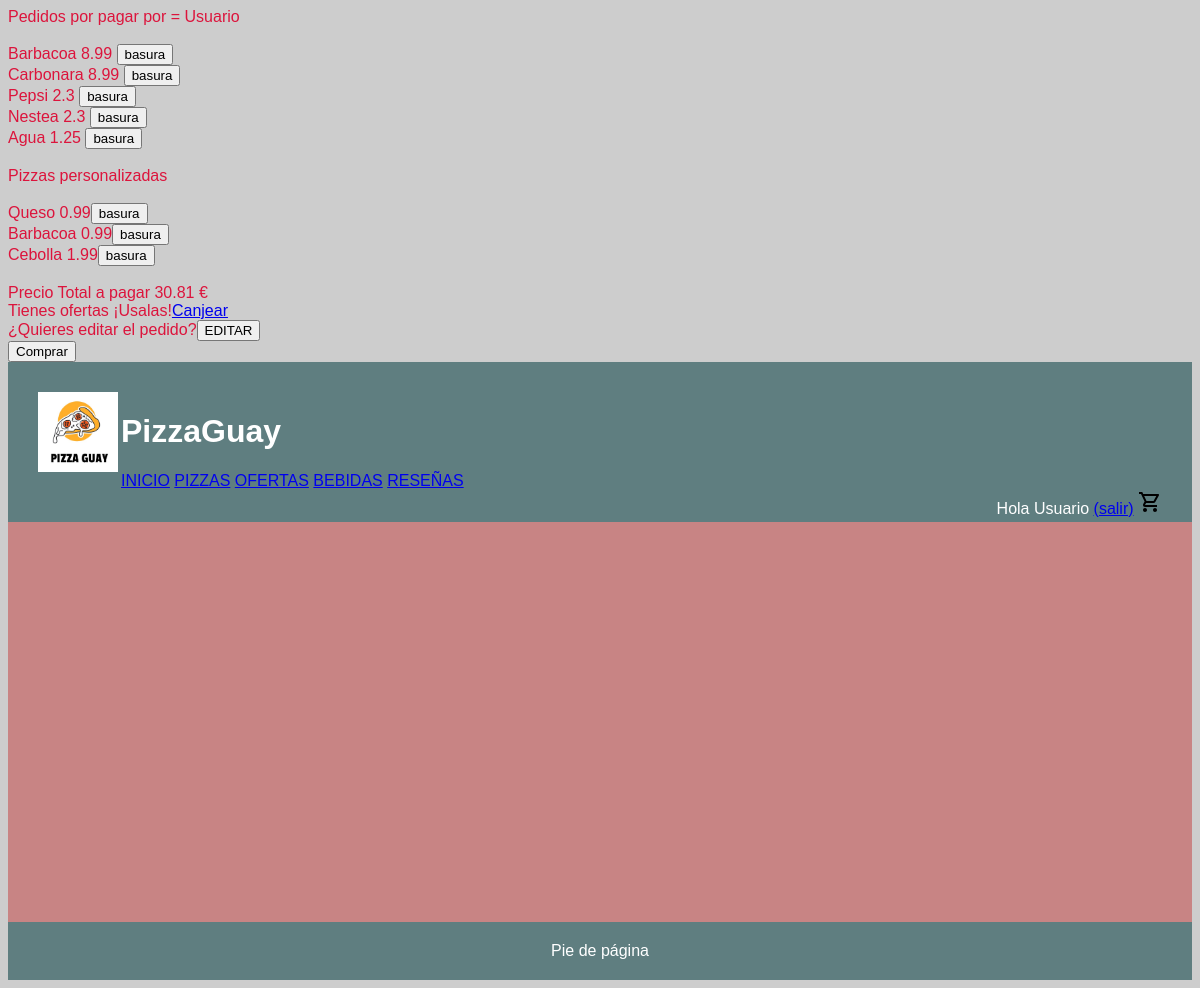
/carrito.php (signed in), run on the app's committed database.
### tables this page shows
CREATE TABLE `ingredientes` (
  `ID_Ingrediente` int(30) NOT NULL AUTO_INCREMENT,
  `Nombre` varchar(30) NOT NULL,
  `Precio` double NOT NULL,
  `Image` varchar(30) NOT NULL,
  PRIMARY KEY (`ID_Ingrediente`)
);

### carrito.php (called while the page is built, shortened)
<?php
require_once __DIR__.'/includes/src/Carrito.php';
$carrito= new Carrito();
		$contenidoPrincipal =$carrito->inicio();
include __DIR__.'/includes/vistas/plantillas/plantilla.php';

### includes/src/Carrito.php (the view, shortened to what this page needs)
<?php
class Carrito{
    public  function inicio(){
        if(isset($_SESSION["login"])){
             $nombre=$_SESSION["nombre"];
             self::sesionCarrito($nombre);
        }else{
            echo'no esta registrado';
        }
    }
    public  function sesionCarrito($nombre){
        echo 'Pedidos por pagar por = '.$nombre.'<br>';
        $oferta= self::consultaPedidosBebPiz();
        $sumTot=4.99+ self::consultaPrecio()+ self::consultaPersonalizada();
        if($oferta!=null){
            if($oferta==4){
                echo 'Precio Total a pagar '.$sumTot.' €';
                echo '<a>Tienes ofertas ¡Usalas!</a>';
                echo'<a href=" oferta.php">Canjear  </a><br>';
                echo'<a>¿Quieres editar el pedido?</a><a href=procesarEdit.php><button>EDITAR</button></a><br>';
                echo '<a href=procesarCompra.php><button>Comprar</button></a>';
            }else{
                self::consultaDescuento($sumTot);
            }
        }
    }
    public function consultaPedidosBebPiz(){
        $app = Aplicacion::getInstancia();
        $db = $app->conexionBd();
        $co=$_SESSION['correo'];
        $query="SELECT p.ID_PizzaPedida as id ,a.Nombre,a.Precio,s.Oferta FROM Pizzas a
                JOIN Pedidos_Pizzas p ON p.ID_PizzaPedida=a.ID_Pizza
                JOIN Pedidos s ON p.ID_Pedido=s.ID_Pedido
                WHERE s.Estado=1 AND s.Usuario='$co'
                UNION
                SELECT q.ID_BebidaPedida AS id,b.Nombre,b.Precio,i.Oferta FROM Bebidas b
                JOIN Pedidos_Bebidas q ON q.ID_BebidaPedida=b.ID_Bebida
                JOIN Pedidos i ON i.ID_Pedido=q.ID_Pedido
                WHERE i.Estado=1 AND i.Usuario='$co'
                    ";
        $resultado = mysqli_query($db,$query);
        $resultado=$db->query($query);
        $row_cnt = mysqli_num_rows($resultado);
        if ($row_cnt==0){
            echo 'No hay ningun pedido';
            return null;
        }else{
            while($row = $resultado->fetch_assoc()) {
                echo $row['Nombre'].' '.$row['Precio'].' '
                .'<a href=procesarEdit.php:eliminar($id)><button>basura</button></a>'.''.'</br>';
                $oferta= $row['Oferta'];
            }
             return $oferta;
        }
    }
    public  function consultaPrecio(){
        $app = Aplicacion::getInstancia();
        $db = $app->conexionBd();
        $co=$_SESSION['correo'];
        $query1="SELECT SUM(a.Precio) as Precio1 FROM Pizzas a
        JOIN Pedidos_Pizzas p ON p.ID_PizzaPedida=a.ID_Pizza
        JOIN Pedidos s ON p.ID_Pedido=s.ID_Pedido
        WHERE s.Estado=1 AND s.Usuario='$co'";
        $resultado1=$db->query($query1);
        if(	$row1 = $resultado1->fetch_assoc())
            $sum1=$row1['Precio1'];
        $query2="SELECT SUM(b.Precio) AS Precio2 FROM Bebidas b
        JOIN Pedidos_Bebidas q ON q.ID_BebidaPedida=b.ID_Bebida
        JOIN Pedidos i ON i.ID_Pedido=q.ID_Pedido
        WHERE i.Estado=1 AND i.Usuario='$co'";
        $resultado2=$db->query($query2);
        if(	$row2 = $resultado2->fetch_assoc())
            $sum2=$row2['Precio2'];
        $sumTot=$sum1+$sum2;
        return $sumTot;
    }
    public  function consultaPersonalizada(){
        $app = Aplicacion::getInstancia();
        $db = $app->conexionBd();
        $co=$_SESSION['correo'];
                $query="SELECT i.Nombre ,i.Precio FROM Ingredientes i
                        JOIN Pizza_Ingredientes p ON i.ID_Ingrediente=p.ID_Ingrediente
                        JOIN Pedidos_Pizzas a ON a.ID_PizzaPedida= p.ID_PizzaPedida
                        JOIN Pedidos o ON a.ID_Pedido=o.ID_Pedido
                        WHERE o.Estado=1 AND a.ID_Pizza=3 AND o.Usuario='$co'
                        ";
                $resultado2=$db->query($query);
                $row_cnt = mysqli_num_rows($resultado2);
                if ($row_cnt==0){
                    echo 'No hay pizzas personalizadas';
                    return 0;
                }else{
                    echo 'Pizzas personalizadas <br>';
                    while($row = $resultado2->fetch_assoc()) {
                            echo $row['Nombre'].' '.$row['Precio'].'<a href=procesarEdit.php><button>basura</button></a>'.'</br>';
                        $sumTot=$row['Precio'];
                    }
                    return $sumTot;
                }
    }
}
?>

### css/estilo.css (style rules this page uses)
body { background-color: #CDCDCD; }
body { font-family: 'Rubik', sans-serif; color:crimson; font-size: 16px; }
button { padding: 0.5rem 2rem; font-size: 20px; background-color: crimson; border: 1px solid crimson; color: white; border: none; text-decoration: none; text-align: center; display: inline-block; min-width: 250px; min-height: 50px; }

### data on the page
ingredientes: Nombre "Queso", Precio "0.99"
ingredientes: Nombre "Barbacoa", Precio "0.99"
ingredientes: Nombre "Cebolla", Precio "1.99"

### other printed values
$nombre "Usuario"
$row['Nombre'] "Barbacoa"
$row['Precio'] "8.99"
$row['Nombre'] "Carbonara"
$row['Nombre'] "Pepsi"
$row['Precio'] "2.3"
$row['Nombre'] "Nestea"
$row['Nombre'] "Agua"
$row['Precio'] "1.25"
$sumTot "30.81"
$_SESSION["nombre"] "Usuario"
